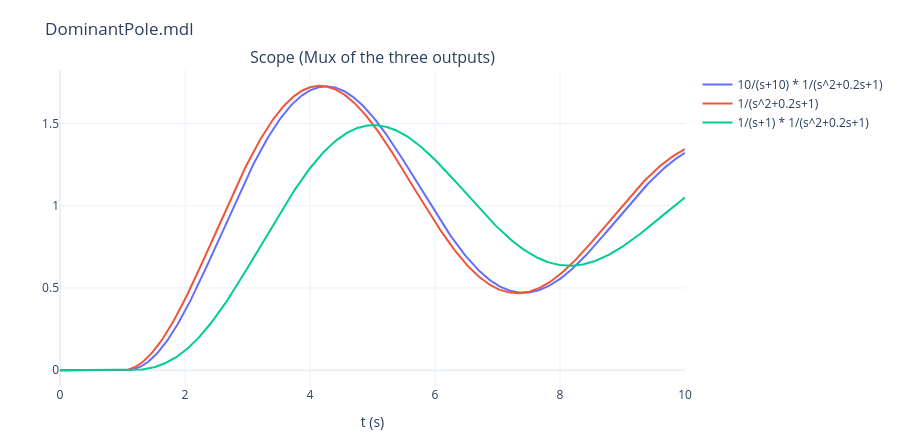

Notebook code for this chart:
### Markdown cell above
## 1. 主極點 `DominantPole.mdl`

同一個 Step（$t=1$）送進三個系統，模擬 10 秒：

* $\dfrac{10}{s+10}\cdot\dfrac{1}{s^2+0.2s+1}$：多一個遠離虛軸的極點 $-10$（DC 增益仍為 1）；
* $\dfrac{1}{s^2+0.2s+1}$：只有一對複數極點 $-0.1\pm j0.995$；
* $\dfrac{1}{s+1}\cdot\dfrac{1}{s^2+0.2s+1}$：多一個較靠近虛軸的極點 $-1$。

網頁的說明：高階系統中最靠近虛軸的一對共軛極點稱為主極點；其他極點離得夠遠時，系統響應幾乎由主極點決定。

### Code cell
G2 = TF([1], [1, 0.2, 1])
Gfar = TF([10], np.polymul([1, 10], [1, 0.2, 1]))
Gnear = TF([1], np.polymul([1, 1], [1, 0.2, 1]))
ys = {}
for name, G in [("10/(s+10) * 1/(s^2+0.2s+1)", Gfar), ("1/(s^2+0.2s+1)", G2), ("1/(s+1) * 1/(s^2+0.2s+1)", Gnear)]:
    t, X = simulate(lambda t, x: G.dx(x, step(t)), np.zeros(G.n), 10, breaks=(1,))
    ys[name] = G.C @ X
y_far, y_2, y_near = ys.values()
print(f"DominantPole: max |far-pole system - 2nd order| = {np.abs(y_far - y_2).max():.4f}")
print(f"              max |near-pole system - 2nd order| = {np.abs(y_near - y_2).max():.4f}")
scope(t, {"Scope (Mux of the three outputs)": list(ys.items())}, "DominantPole.mdl", h=440)

### Figure 1 — Plotly figure (JSON) as saved in the notebook; plotly's stock layout.template omitted (floating-point values rounded to 4 significant figures; data arrays with more than 128 entries replaced by an {"elided": "..."} marker saying what was removed)
{"data": [{"mode": "lines", "name": "10/(s+10) * 1/(s^2+0.2s+1)", "type": "scatter", "x": {"elided": "501 float values"}, "xaxis": "x", "y": {"elided": "501 float values"}, "yaxis": "y"}, {"mode": "lines", "name": "1/(s^2+0.2s+1)", "type": "scatter", "x": {"elided": "501 float values"}, "xaxis": "x", "y": {"elided": "501 float values"}, "yaxis": "y"}, {"mode": "lines", "name": "1/(s+1) * 1/(s^2+0.2s+1)", "type": "scatter", "x": {"elided": "501 float values"}, "xaxis": "x", "y": {"elided": "501 float values"}, "yaxis": "y"}], "layout": {"annotations": [{"font": {"size": 16}, "showarrow": false, "text": "Scope (Mux of the three outputs)", "x": 0.5, "xanchor": "center", "xref": "paper", "y": 1.0, "yanchor": "bottom", "yref": "paper"}], "height": 440, "margin": {"b": 50, "l": 60, "r": 20, "t": 70}, "title": {"text": "DominantPole.mdl"}, "xaxis": {"anchor": "y", "domain": [0.0, 1.0], "title": {"text": "t (s)"}}, "yaxis": {"anchor": "x", "domain": [0.0, 1.0]}}}
